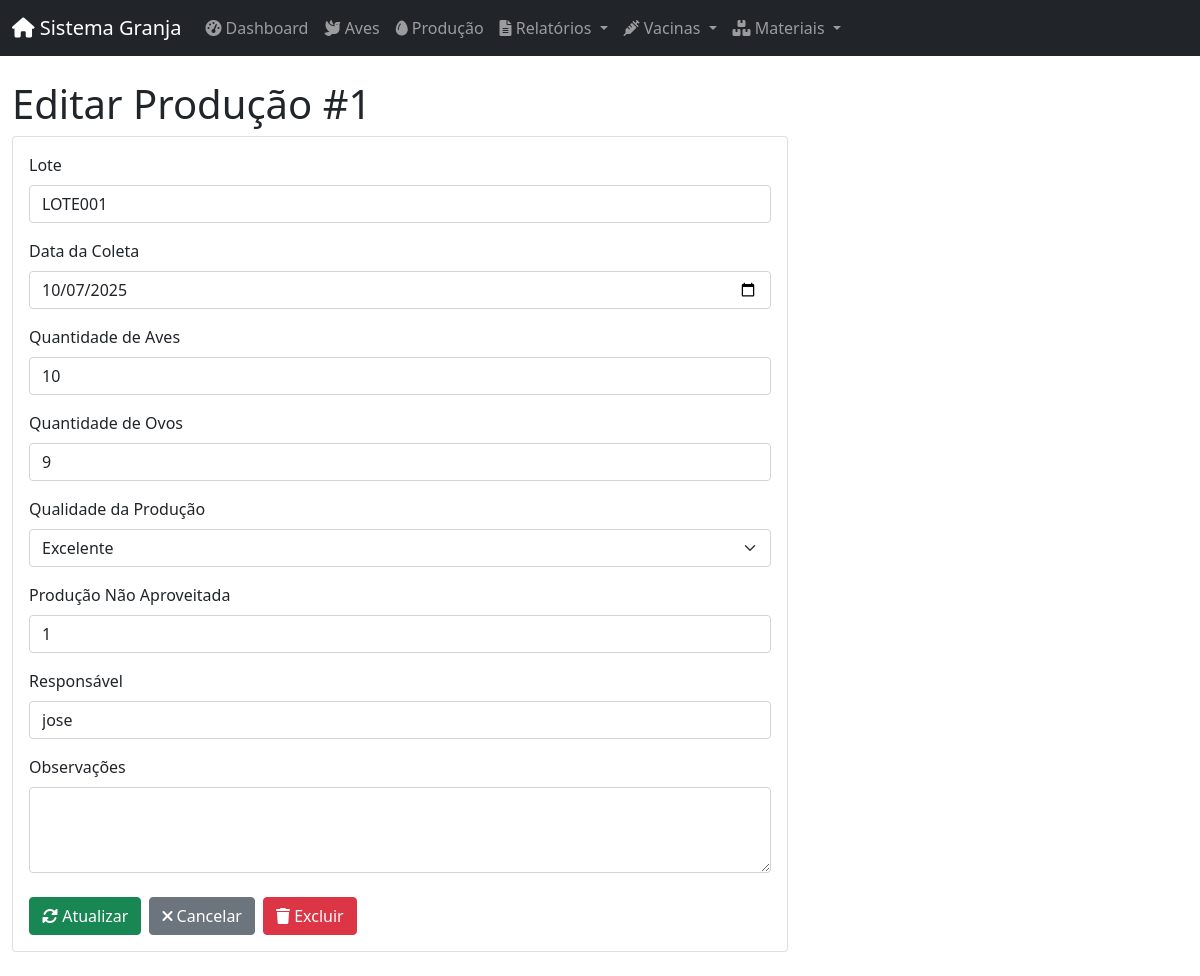
The app's page /producoes/1/editar with its own data.
### app/models/database.py (models this page shows)
class BaseModel(Model):
    class Meta:
        database = db

class Producao(BaseModel):
    id_producao = AutoField()
    data_coleta = DateField()
    quantidade_ovos = IntegerField()
    quantidade_aves = IntegerField()
    qualidade_producao = CharField(max_length=50)
    producao_nao_aproveitada = IntegerField(default=0)
    id_lote = CharField(max_length=50)
    observacoes = TextField(null=True)
    responsavel = CharField(max_length=100)
    class Meta:
        table_name = 'producao'

### app/routes/producao_routes.py (the view, shortened to what this page needs)
@producao_web.route('/<int:producao_id>/editar', methods=['GET', 'POST'])
def editar(producao_id: int):
    producao = ProducaoController.buscar_por_id(producao_id)
    if not producao:
        flash('Produção não encontrada.', 'danger')
        return redirect(url_for('producao_web.listar'))
    form = ProducaoForm(obj=producao)
    if request.method == 'GET':
        form.id_lote.data = producao.id_lote
        if hasattr(producao.data_coleta, 'date'):
            form.data_coleta.data = producao.data_coleta.date()
        else:
            form.data_coleta.data = producao.data_coleta
    return render_template('producao/editar.html', form=form, producao=producao)

### app/forms/producao_forms.py
class ProducaoForm(FlaskForm):
    id_lote = StringField('Lote', validators=[
        DataRequired(),
        Length(min=1, max=50, message='O lote deve ter entre 1 e 50 caracteres')
    ])
    data_coleta = DateField('Data da Coleta', validators=[DataRequired()])
    quantidade_aves = IntegerField('Quantidade de Aves', validators=[
        DataRequired(),
        NumberRange(min=1, message='A quantidade deve ser maior que zero')
    ])
    quantidade_ovos = IntegerField('Quantidade de Ovos', validators=[
        DataRequired(),
        NumberRange(min=0, message='A quantidade não pode ser negativa')
    ])
    qualidade_producao = SelectField('Qualidade da Produção',
        choices=[(q.value, q.value) for q in QualidadeProducao],
        validators=[DataRequired()]
    )
    producao_nao_aproveitada = IntegerField('Produção Não Aproveitada', validators=[
        DataRequired(),
        NumberRange(min=0, message='A quantidade não pode ser negativa')
    ])
    observacoes = TextAreaField('Observações')
    responsavel = StringField('Responsável', validators=[DataRequired()])

### app/controllers/producao_controller.py (called while the page is built)
    @staticmethod
    def buscar_por_id(producao_id: int) -> Optional[Producao]:
        return Producao.get_or_none(Producao.id_producao == producao_id)

### app/templates/producao/editar.html (shortened to what this page needs)
{% extends "layouts/admin.html" %}
{% block content %}
<div class="container-fluid">
    <h1>Editar Produção #{{ producao.id_producao }}</h1>
    <div class="row">
        <div class="col-md-8">
            <div class="card">
                <div class="card-body">
                    <form method="post">
                        <div class="mb-3">
                            {{ form.id_lote.label(class="form-label") }}
                            {{ form.id_lote(class="form-control", placeholder="Ex: LOTE001") }}
                        </div>
                        <div class="mb-3">
                            {{ form.data_coleta.label(class="form-label") }}
                            {{ form.data_coleta(class="form-control") }}
                        </div>
                        <div class="mb-3">
                            {{ form.quantidade_aves.label(class="form-label") }}
                            {{ form.quantidade_aves(class="form-control") }}
                        </div>
                        <div class="mb-3">
                            {{ form.quantidade_ovos.label(class="form-label") }}
                            {{ form.quantidade_ovos(class="form-control") }}
                        </div>
                        <div class="mb-3">
                            {{ form.qualidade_producao.label(class="form-label") }}
                            {{ form.qualidade_producao(class="form-select") }}
                        </div>
                        <div class="mb-3">
                            {{ form.producao_nao_aproveitada.label(class="form-label") }}
                            {{ form.producao_nao_aproveitada(class="form-control") }}
                        </div>
                        <div class="mb-3">
                            {{ form.responsavel.label(class="form-label") }}
                            {{ form.responsavel(class="form-control") }}
                        </div>
                        <div class="mb-3">
                            {{ form.observacoes.label(class="form-label") }}
                            {{ form.observacoes(class="form-control", rows="3") }}
                        </div>
                        <div class="d-flex gap-2 mt-4">
                             <button type="submit" class="btn btn-success">
                                <i class="fas fa-sync-alt"></i> Atualizar
                            </button>
                            <a href="{{ url_for('producao_web.listar') }}" class="btn btn-secondary">
                                <i class="fas fa-times"></i> Cancelar
                            </a>
                             <button type="button" class="btn btn-danger" data-bs-toggle="modal" data-bs-target="#deleteModal">
                                <i class="fas fa-trash"></i> Excluir
                            </button>
                        </div>
                    </form>
                </div>
            </div>
        </div>
    </div>
</div>
{% endblock %}

### records on screen
Producao: id_producao "1", id_lote "LOTE001", data_coleta "10/07/2025", quantidade_aves "10", quantidade_ovos "9", qualidade_producao "Excelente", producao_nao_aproveitada "1", responsavel "jose"
